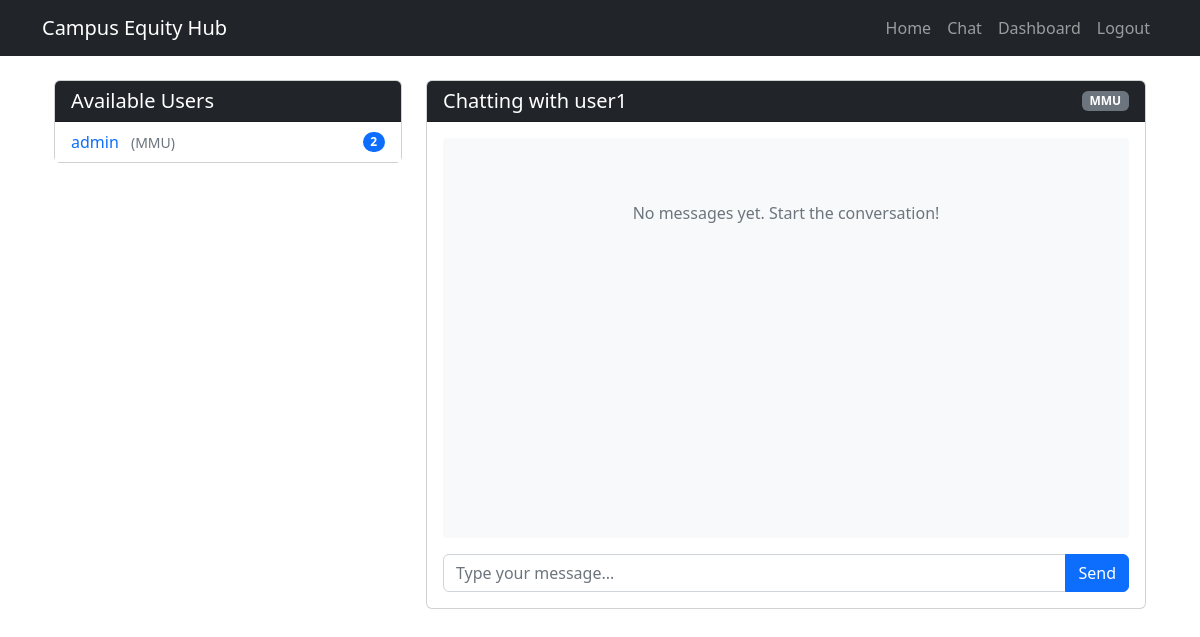
Page /chat/2 (signed in) on the committed database.
### app.py (models this page shows, shortened)
class User(db.Model):
    id = db.Column(db.Integer, primary_key=True)
    username = db.Column(db.String(80), unique=True, nullable=False)
    email = db.Column(db.String(120), unique=True, nullable=False)
    password = db.Column(db.String(60), nullable=False)
    token = db.Column(db.Integer, nullable=False)
    is_admin = db.Column(db.Boolean, default=False)
    campus = db.Column(db.String(120), nullable=False)

### app.py (the view, shortened to what this page needs)
@app.route('/chat/<int:user_id>', methods=['GET', 'POST'])
def chat_with_user(user_id):
    if 'user_id' not in session:
        flash('Please log in to access the chat.', 'danger')
        return redirect(url_for('login'))
    current_user_id = session['user_id']
    chat_partner = User.query.get_or_404(user_id)
    unread_messages = Chat.query.filter_by(
        sender_id=user_id,
        receiver_id=current_user_id,
        read=False
    ).all()
    for msg in unread_messages:
        msg.read = True
    db.session.commit()
    messages = Chat.query.filter(
        ((Chat.sender_id == current_user_id) & (Chat.receiver_id == user_id)) |
        ((Chat.sender_id == user_id) & (Chat.receiver_id == current_user_id))
    ).order_by(Chat.timestamp).all()
    users = User.query.filter(User.id != current_user_id).all()
    unread_counts = db.session.query(
        Chat.sender_id,
        db.func.count(Chat.id).label('count')
    ).filter(
        Chat.receiver_id == current_user_id,
        Chat.read == False
    ).group_by(Chat.sender_id).all()
    unread_by_user = {sender_id: count for sender_id, count in unread_counts}
    return render_template(
        'chat_with_user.html',
        chat_partner=chat_partner,
        messages=messages,
        users=users,
        unread_by_user=unread_by_user
    )

### templates/chat_with_user.html (shortened to what this page needs)
{% extends 'layout.html' %}
{% block content %}
<div class="container-fluid">
    <div class="row">
        <div class="col-md-4">
            <div class="card mb-4">
                <div class="card-header bg-dark text-white">
                    <h5 class="mb-0">Available Users</h5>
                </div>
                <div class="card-body p-0">
                    <ul class="list-group list-group-flush">
                        {% for user in users %}
                        <li class="list-group-item d-flex justify-content-between align-items-center {% if user.id == chat_partner.id %}user-active{% endif %}">
                            <a href="{{ url_for('chat_with_user', user_id=user.id) }}" class="text-decoration-none">
                                {{ user.username }}
                                <span class="text-muted small ms-2">({{ user.campus }})</span>
                            </a>
                            {% if user.id in unread_by_user and unread_by_user[user.id] > 0 %}
                            <span class="badge bg-primary rounded-pill">{{ unread_by_user[user.id] }}</span>
                            {% endif %}
                        </li>
                        {% endfor %}
                    </ul>
                </div>
            </div>
        </div>
        <div class="col-md-8">
            <div class="card">
                <div class="card-header bg-dark text-white d-flex justify-content-between align-items-center">
                    <h5 class="mb-0">Chatting with {{ chat_partner.username }}</h5>
                    <span class="badge bg-secondary">{{ chat_partner.campus }}</span>
                </div>
                <div class="card-body">
                    <div class="chat-container" id="chatContainer">
                        {% if messages %}
                            {% for message in messages %}
                            <div class="message {% if message.sender_id == session.user_id %}message-sent{% else %}message-received{% endif %}" data-message-id="{{ message.id }}">
                                {{ message.message }}
                                <span class="message-time">{{ message.timestamp }}</span>
                            </div>
                            {% endfor %}
                        {% else %}
                            <div class="text-center text-muted py-5">
                                <p>No messages yet. Start the conversation!</p>
                            </div>
                        {% endif %}
                    </div>
                    <form id="messageForm" method="POST" class="mt-3">
                        <div class="input-group">
                            <input type="text" name="message" id="messageInput" class="form-control" placeholder="Type your message..." required autocomplete="off">
                            <button type="submit" class="btn btn-primary">Send</button>
                        </div>
                    </form>
                </div>
            </div>
        </div>
    </div>
</div>
{% endblock %}

### templates/chat_with_user.html (style rules this page uses)
.chat-container { height: 400px; overflow-y: auto; padding: 15px; background-color: #f8f9fa; border-radius: 0.25rem; }

### rows in the picture
User: username "admin", campus "MMU", unread_by_user "2"
User: username "user1", campus "MMU"
